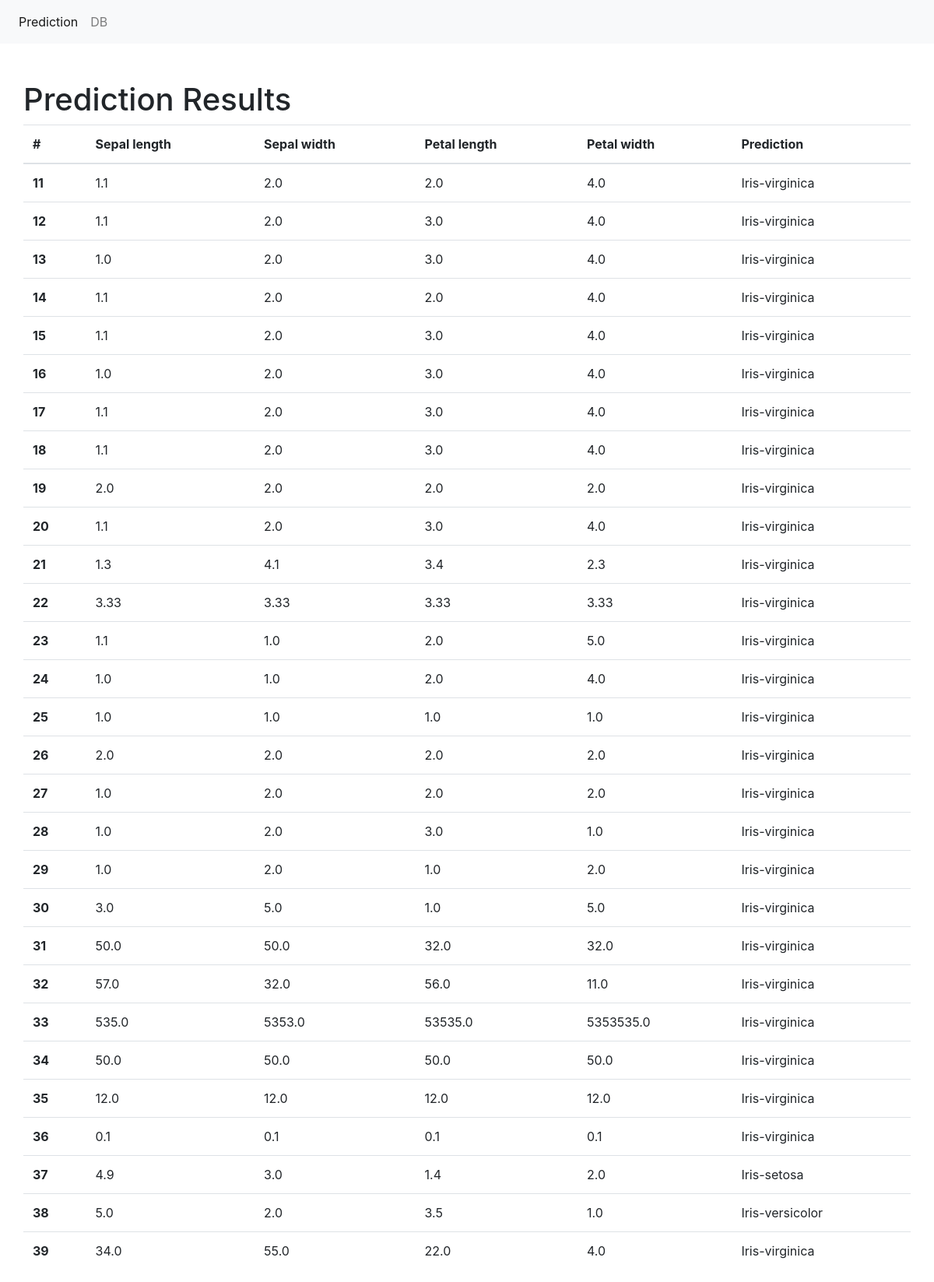
/results/, run on an earlier commit of the app's database.
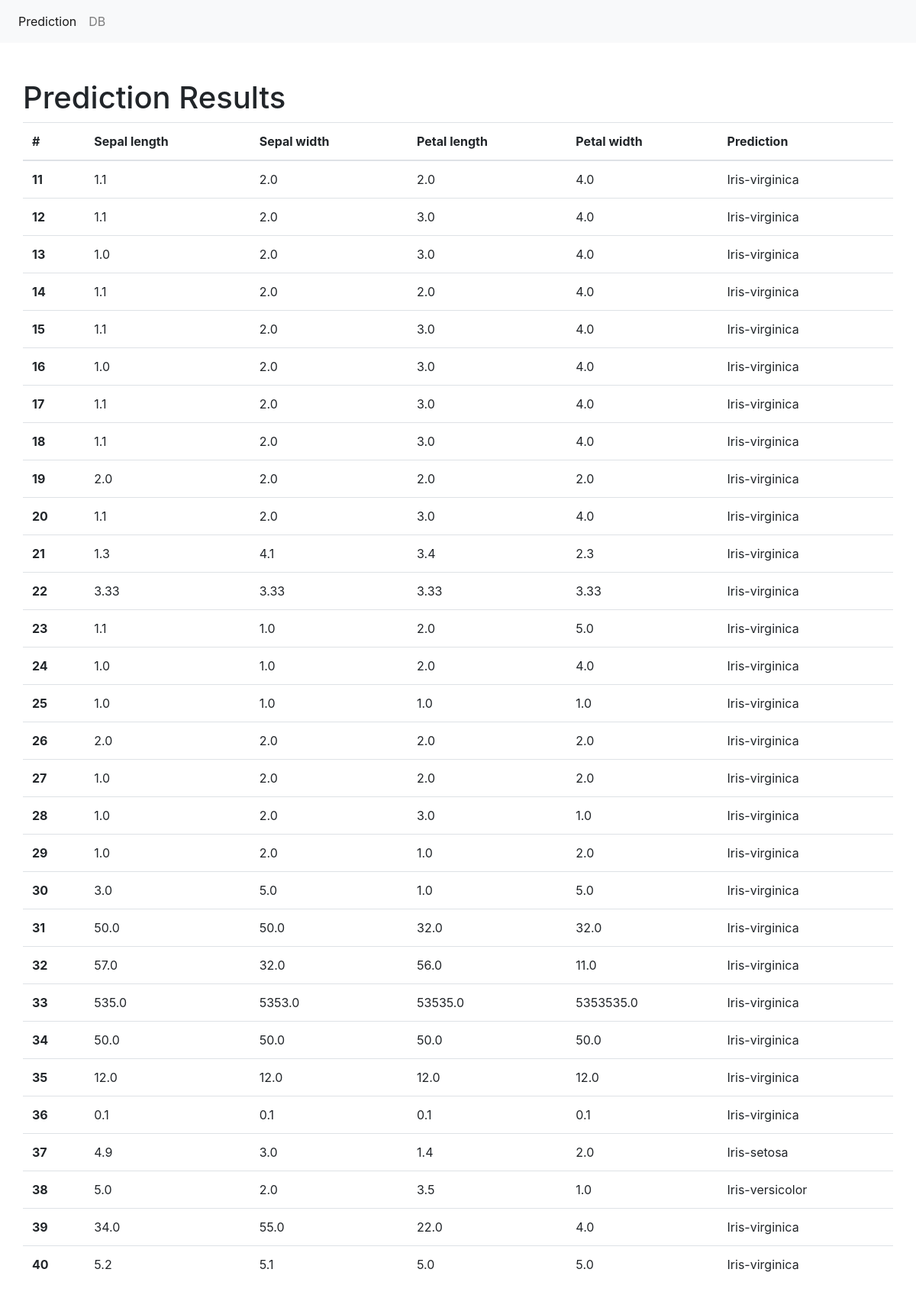
And on a later commit of the database.
### predict/models.py (models this page shows, shortened)
class PredResults(models.Model):
    sepal_length = models.FloatField()
    sepal_width = models.FloatField()
    petal_length = models.FloatField()
    petal_width = models.FloatField()
    classification = models.CharField(max_length=30)

### predict/views.py (the view)
# urls.py: path('results/', views.view_results, name='results'),
def view_results(request):
    data = {"dataset": PredResults.objects.all()}
    return render(request, "results.html", data)

### templates/results.html
{% extends "base.html" %}
{% block main %}
    <div class="container pt-5">
        <div class="row">
        <h1>Prediction Results</h1>
            <table class="table">
                <thead>
                <tr>
                <th scope="col">#</th>
                <th scope="col">Sepal length</th>
                <th scope="col">Sepal width</th>
                <th scope="col">Petal length</th>
                <th scope="col">Petal width</th>
                <th scope="col">Prediction</th>
                </tr>
                </thead>
                <tbody>
                {% for data in dataset %}
                    <tr>
                    <th scope="row">{{ data.id }}</th>
                    <td>{{ data.sepal_length }}</td>
                    <td>{{ data.sepal_width }}</td>
                    <td>{{ data.petal_length }}</td>
                    <td>{{ data.petal_width }}</td>
                    <td>{{ data.classification }}</td>
                    </tr>
                {% endfor %}
                </tbody>
            </table>
        </div>
    </div>
{% endblock %}

What changed in the data, as far as the page shows it:
added PredResults: id "40", sepal_length "5.2", sepal_width "5.1", petal_length "5.0", petal_width "5.0", classification "Iris-virginica"
